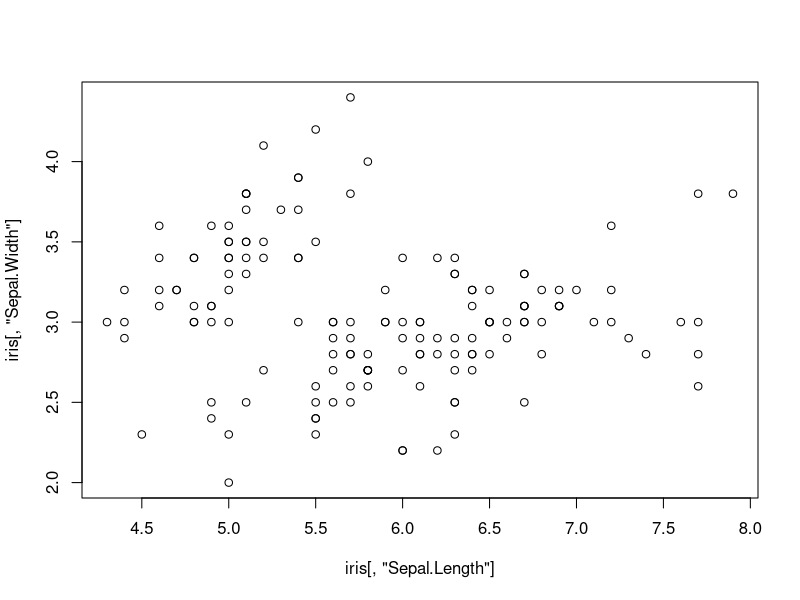
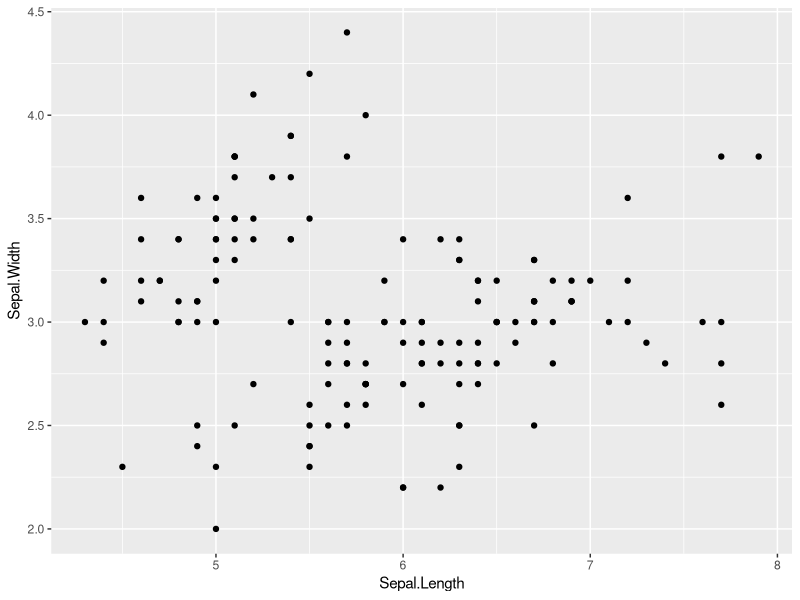

Reproduce these figures in R, in order.
## ---- chunk 1
knitr::opts_chunk$set(echo = TRUE)

## if you want to include code that doesn't need to be run every time, but maybe you want to remind yourself how you did something, comment it out, otherwise it will run every time you run the script, slowing things down. Common example is installing packages
# install.packages("tidyverse")

library(tidyverse)
library(kableExtra) # this package helps display tables nicely
## ---- chunk 2
head(iris)
## ---- chunk 3
class(iris)
dim(iris)
## ---- chunk 4
iris %>% 
    head() %>% 
    kable() %>% 
    kable_styling()
## ---- chunk 5
plot(iris[,"Sepal.Length"],iris[,"Sepal.Width"])
## ---- chunk 6
iris %>% 
    ggplot(aes(x=Sepal.Length, y=Sepal.Width)) +
    geom_point()
## ---- chunk 7
sessionInfo()
